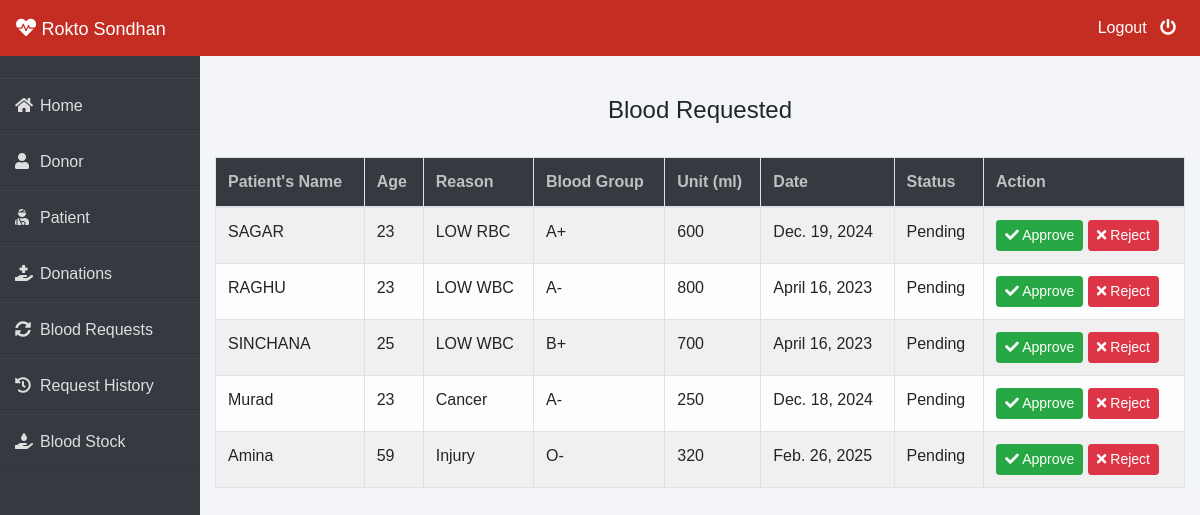
The page /admin-request (signed in) on the database its author committed.
### blood/models.py (models this page shows, shortened)
class BloodRequest(models.Model):
    request_by_patient=models.ForeignKey(pmodels.Patient,null=True,on_delete=models.CASCADE)
    request_by_donor=models.ForeignKey(dmodels.Donor,null=True,on_delete=models.CASCADE)
    patient_name=models.CharField(max_length=30)
    patient_age=models.PositiveIntegerField()
    reason=models.CharField(max_length=500)
    bloodgroup=models.CharField(max_length=10)
    unit=models.PositiveIntegerField(default=0)
    status=models.CharField(max_length=20,default="Pending")
    date=models.DateField(auto_now=True)

### blood/views.py (the view)
# urls.py: path('admin-request', views.admin_request_view,name='admin-request'),
@login_required(login_url='adminlogin')
def admin_request_view(request):
    requests=models.BloodRequest.objects.all().filter(status='Pending')
    return render(request,'blood/admin_request.html',{'requests':requests})

### templates/blood/admin_request.html (shortened to what this page needs)
{% extends 'blood/adminbase.html' %}
{% block content %}
{% load widget_tweaks %}
{%load static%}
<br><br>
<div class="container">
    {% if requests %}
    <H4 class="text-center">Blood Requested</H4><br>
    <table class="table table-light table-hover table-bordered table-striped">
        <thead class="bg-dark">
            <tr>
                <th scope="col" style="color: rgb(192, 192, 192);">Patient's Name</th>
                <th scope="col" style="color: rgb(192, 192, 192);">Age</th>
                <th scope="col" style="color: rgb(192, 192, 192);">Reason</th>
                <th scope="col" style="color: rgb(192, 192, 192);">Blood Group</th>
                <th scope="col" style="color: rgb(192, 192, 192);">Unit (ml)</th>
                <th scope="col" style="color: rgb(192, 192, 192);">Date</th>
                <th scope="col" style="color: rgb(192, 192, 192);">Status</th>
                <th style="color: rgb(192, 192, 192);">Action</th>
            </tr>
        </thead>
        <tbody>
            {% for t in requests %}
            <tr>
                <td> {{t.patient_name}}</td>
                <td>{{t.patient_age}}</td>
                <td>{{t.reason}}</td>
                <td>{{t.bloodgroup}}</td>
                <td>{{t.unit}}</td>
                <td>{{t.date}}</td>
                <td>{{t.status}}</td>
                <td>
                    <button class="btn btn-success btn-sm"><a  style="text-decoration: none;color: white;" href="{% url 'update-approve-status' t.id  %}"><i class="fa fa-check"></i> Approve</a> </button>
                    <button class="btn btn-danger btn-sm"><a  style="text-decoration: none;color: white;" href="{% url 'update-reject-status' t.id  %}"><i class="fa fa-times"></i> Reject</a> </button>
                </td>
            </tr>
            {% endfor %}
        </tbody>
    </table>
{% else %}
<div class="alert alert-danger" role="alert">
    No Blood Request By Patient/Donor!
  </div>
{% endif %}
</div>
{% endblock content %}

### templates/blood/adminbase.html (style rules this page uses)
* { margin: 0; padding: 0; box-sizing: border-box; list-style: none; text-decoration: none; font-family: 'Josefin Sans', sans-serif; }
body { background-color: #f3f5f9; }

### rows shown on the page
BloodRequest: patient_name "SAGAR", patient_age "23", reason "LOW RBC", bloodgroup "A+", unit "600", date "Dec. 19, 2024", status "Pending"
BloodRequest: patient_name "RAGHU", patient_age "23", reason "LOW WBC", bloodgroup "A-", unit "800", date "April 16, 2023", status "Pending"
BloodRequest: patient_name "SINCHANA", patient_age "25", reason "LOW WBC", bloodgroup "B+", unit "700", date "April 16, 2023", status "Pending"
BloodRequest: patient_name "Murad", patient_age "23", reason "Cancer", bloodgroup "A-", unit "250", date "Dec. 18, 2024", status "Pending"
BloodRequest: patient_name "Amina", patient_age "59", reason "Injury", bloodgroup "O-", unit "320", date "Feb. 26, 2025", status "Pending"
